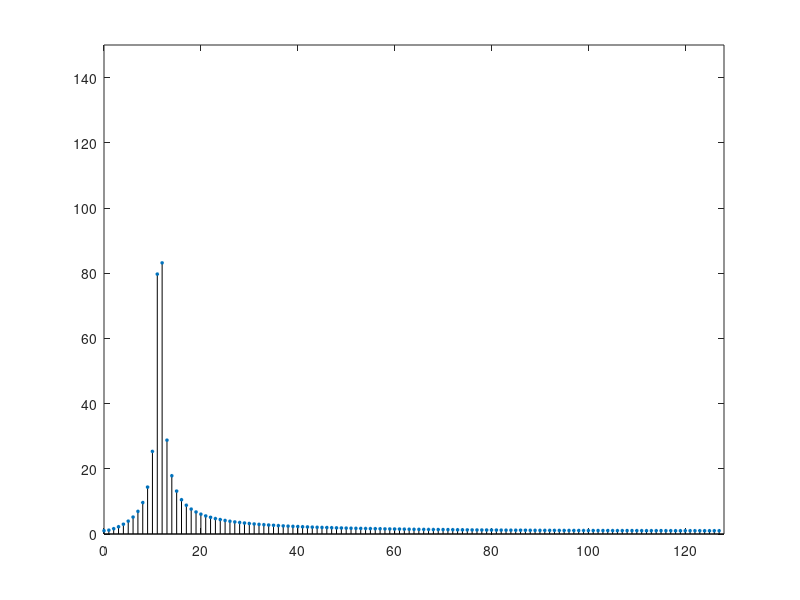

Here is the MATLAB script that generated this plot: (Note: this script raises an error after producing the figure.)
%part 9
N = 256;
n = 0:(N-1);

% y1 = sin((2*pi*n)/N);
% y2 = sin((4*pi*n)/N);
% y3 = sin((22*pi*n)/N);
% y4 = sin((202*pi*n)/N);
y5 = cos((23*pi*n)/N); % exactly 11.5 cycles

Fy = fft(y5); % take the FFT
figure

title('Superimpose');

stem(0:(N/2-1),abs(Fy(1:N/2)),'filled','MarkerSize',2,'Color','k') % plot N-point FFT
xlim([0 128]);  %set limit
ylim([0 150]);
ax1 = gca; % current axes
ax1.XColor = '#D95319';
ax1.YColor = '#D95319';
ax1_pos = ax1.Position; % position of first axes
ax2 = axes('Position',ax1_pos,'XAxisLocation','top','YAxisLocation','right','Color','none');

hold on
Fy_16 = fft(y5,N*16); % FFT with 4096 samples
plot(0:(16*N/2-1),abs(Fy_16(1:16*N/2)),'Parent',ax2,'Color','#ED8120')
xlim([0 N*16/2]);       %set limit
ylim([0 150]);

